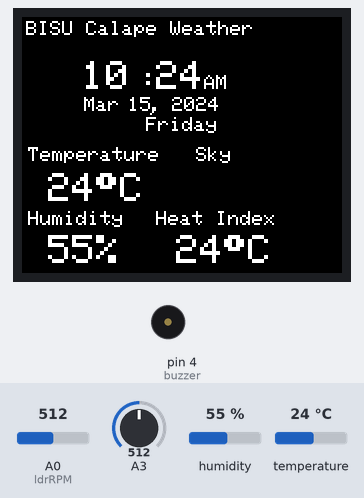
Bench run of a sketch on a simulated Arduino Uno, built with avr-gcc and run on an emulated ATmega328P. Shown: 160×128 colour display, buzzer (waves = sounding). The inputs (shaded band) are chosen by the test bench; at power-on: A3 = 512, humidity 55 %, A0 (ldrRPM) = 512, temperature 24 °C. The local clock reads 2024-03-15 10:24:30 at power-on unless the sketch sets it; what the sketch prints to the serial monitor is not drawn.

Above: at 1.8 s.
1.9 s: A3 set to 491
At 7.2 s:
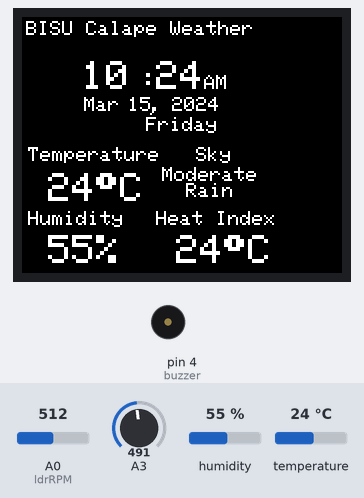
7.4 s: A3 set to 1010
At 12.1 s:
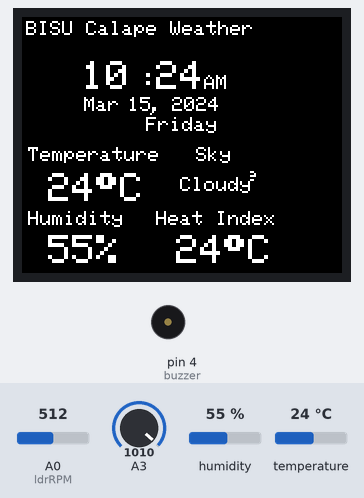
12.5 s: A3 set to 190
At 17.7 s:
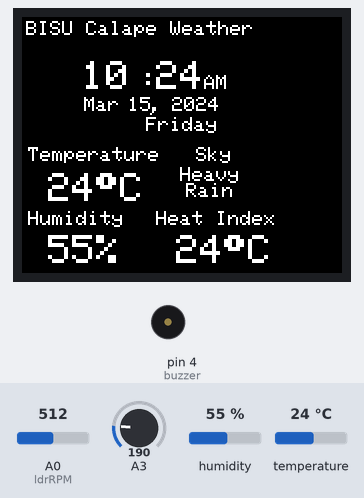
18.0 s: A3 set to 294
32.0 s: A3 set to 318
At 35.26 s:
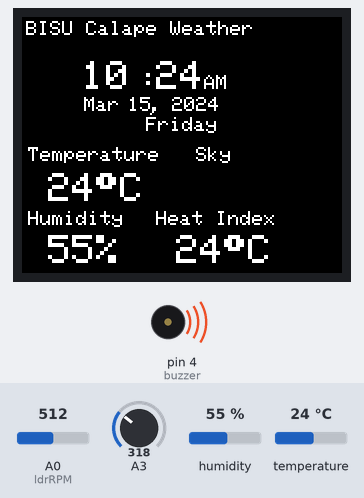
38.0 s: humidity set to 22 %
At 42.2 s:
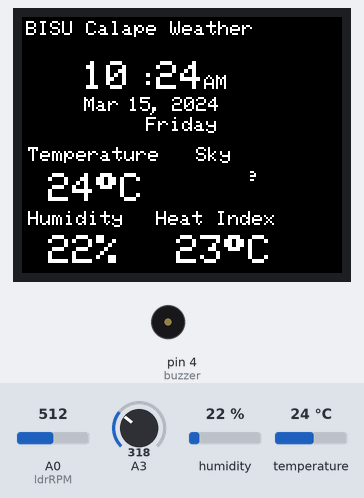
Timing chart, 0 to 43.7 s (numbered marks = the images above; inputs shaded):
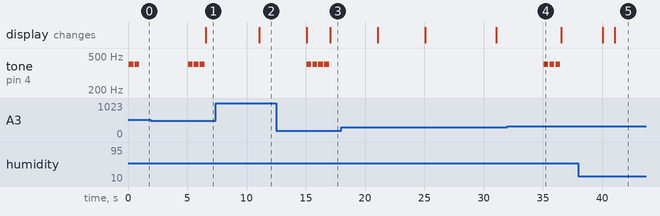

Measured:
- the behaviour switches between 501 and 500 on A3 (found by bisection; images 0 and 1)
- the behaviour switches between 300 and 301 on A3 (found by bisection; images 3 and 4)
- after the input at 1.9 s, tone on pin 4 (buzzer): alternates 400 Hz for 0.40 s and silent for 0.10 s, 6 changes in all, then stays silent, starting after 3.2 s; the display: changes after 4.7 s (image 1)
- after the input at 7.4 s, the display: changes after 3.7 s (image 2)
- after the input at 12.5 s, tone on pin 4 (buzzer): alternates 400 Hz for 0.40 s and silent for 0.10 s, 8 changes in all, then stays silent, starting after 2.6 s; the display: first changes after 2.6 s (image 3 shows a later state)
- after the input at 32.0 s, tone on pin 4 (buzzer): alternates 400 Hz for 0.40 s and silent for 0.10 s, 6 changes in all, then stays silent, starting after 3.1 s
- after the input at 38.0 s, the display: first changes after 2.1 s (image 5 shows a later state)
- by itself, tone on pin 4 (buzzer): alternates 400 Hz for 0.40 s and silent for 0.10 s, 4 changes in all, then stays silent

The sketch:

weatherMonitor.ino
```cpp
  #include <virtuabotixRTC.h>
#include <TFT.h>
#include <SPI.h>
#include "DHT.h"
#include <math.h>

//for
#define DHTPIN 2
#define DHTTYPE DHT11
DHT dht(DHTPIN, DHTTYPE);


//for tft
#define cs   10
#define dc   9
#define rst  8

virtuabotixRTC myRTC(5, 6, 7);


//for TFT
TFT tft = TFT(cs, dc, rst);
char tftPrintout[20];
//for rtc
char minutePrintout[4];
char hourPrintout[4];
char weekDayPrintout[10];
char dayPrintout[4];
char monthPrintout[4];
char yearPrintout[6];
char amPmPrintout[4];
//for temp and hum
char temperaturePrintout[6];
char humidityPrintout[6];
char heatIndexPrintout[6];
//for raindrop
char rainDetectPrintout[15];
char rainDetectPrintout2[15];
//testPrintout
char testPrintout[70];

//for RTC time
String secondsTime;
String minutesTime;
String hourTime;
String weekDayTime;
String dayTime;
String monthTime;
String yearTime;
String amPmTime;


//for windspeed
const int maxSamples = 10;  // Number of samples to average
unsigned long rotationTimes[maxSamples];  // Array to store rotation times
int sampleCount = 0;  // Counter for the number of samples collected
float rpm = 0;   // Variable to store the time for one full rotation
unsigned long lastRotationTime = 0;  // Variable to store the time of the last rotation
const float decayRate = 0.65;
float windSpeed = 0;
const float radius =8.0;
unsigned long fullRotationTime = 0;

boolean detected = false;

//float rpm = 0;


//ldr rpm
int threshold=200;
int ldrRPM=A0;
int sensorValue=0;

//ldr clear sky
int ldrSky=A2;

//dht reads
int humidity;
int temperature;
int heatIndex;

//for raind drop
bool raining=false;

//buzzer
int buzzer = 4;
String playing= "";

//previousTime
unsigned long previousTime = -60000;
unsigned long windPreviousTime = -1100;
unsigned long windPreviousTime2 = 0;
unsigned long tempPreviousTime = -11000;
unsigned long skyPreviousTime = -11000;
unsigned long rainPreviousTime= -11000;


void setup() {
Serial.begin(9600);   // 시리얼통신 초기화
pinMode(buzzer, OUTPUT);
tft.begin();
dht.begin();
tft.background(0,0,0);
tft.setRotation(2);
 tft.setTextSize(1);
  tft.stroke(255,255,255);
  tft.text("BISU Calape Weather",2,2);
  tft.text("Temperature",3,65);
  tft.text("Sky",87,65);
  tft.text("Humidity",3,97);
  tft.text("Heat Index",67,97);
  tft.text("Wind Speed",3,128);
  tft.setTextSize(2);
    // seconds, minutes, hours, day of the week, day of the month, month, year
//myRTC.setDS1302Time(18, 39, 10, 2, 05, 06, 2023);
}

void loop() {


 //displayTFT();
  getTime();
    tft.setTextSize(2);
  checkWindSpeed();
  getTempHumidity();
  checkRain();
  getSkyState();
//delay(100);
//tft.fillScreen(0);
}


/////////////////////////////////////////////////////////////
void checkWindSpeed(){

  sensorValue=analogRead(ldrRPM);
//    Serial.print("Sensor value ="); //Show “Sensor value=” on serial monitorde
// Serial.println(sensorValue);

  if(sensorValue>threshold && detected==false){
     detected=true;

      Serial.print("Sensor value ="); //Show “Sensor value=” on serial monitorde
 Serial.println(sensorValue);
    unsigned long currentTime = micros();  // Get the current time in microseconds
    rotationTimes[sampleCount % maxSamples] = currentTime;  // Store the rotation time in the array

    sampleCount++;  // Increment the sample count

    // Calculate the number of samples to use for averaging
    int numSamples = min(sampleCount, maxSamples);

    // Calculate the total rotation time
    unsigned long totalRotationTime = rotationTimes[(sampleCount - 1) % maxSamples] - rotationTimes[(sampleCount - numSamples) % maxSamples];

    // Calculate the average rotation time and convert it to RPM
    float averageRotationTime = (float)totalRotationTime / numSamples;
     rpm = 56858000.0 / averageRotationTime;


    lastRotationTime = millis();

    windSpeed = ((2 * 3.14159 * radius * rpm * 60) / 100000)*6;
    if (isnan(windSpeed) || isinf(windSpeed)) {
    windSpeed = 0.0; // Set the value to 0 if it is NaN (Not a Number) or infinity
    }
//  Serial.println("rpm is "+String(rpm));
//    Serial.println("Wind Speed:"+String(windSpeed)+"km/hr");
    String windSpeedStr=String(windSpeed)+"km/hr";
  windSpeedStr.toCharArray(tftPrintout,20);
    if(millis() - windPreviousTime <1000){
    return;
  }
  windPreviousTime=millis();
     tft.fillRect(10,140, 117, 15, 0);
    tft.text(tftPrintout,10,140);


  }
  else if (sensorValue<threshold){
    detected=false;
  }


  if(millis() - windPreviousTime2 <1000){
    return;
  }
  windPreviousTime2=millis();

  if (millis() - lastRotationTime > 5000 && rpm > 1) {
    rpm *= decayRate;  // Apply the decay rate to gradually reduce the RPM

    windSpeed = ((2 * 3.14159 * radius * rpm * 60) / 100000)*6;
     if (isnan(windSpeed) || isinf(windSpeed)) {
      windSpeed = 0.0; // Set the value to 0 if it is NaN (Not a Number) or infinity
    }
//  Serial.println("rpm is "+String(rpm));
//    Serial.println("Wind Spd:"+String(windSpeed)+"km/hr");

  String windSpeedStr=String(windSpeed)+"km/hr";


  windSpeedStr.toCharArray(tftPrintout,20);

//
//String test=String(windPreviousTime2)+" prev";
//test.toCharArray(testPrintout,20);
//  tft.fillRect(70,128, 50, 9, 0);
//  tft.setTextSize(1);
//   tft.text(testPrintout,70,128);
//tft.setTextSize(2);


    tft.fillRect(10,140, 117, 15, 0);
    tft.text(tftPrintout,10,140);


  }

}

///////////////////////////////////////////////////////////////
void getTime(){

  if(millis() - previousTime <58000){
    return;
  }
  previousTime=millis();
  tft.fillRect(26, 19, 77, 41, 0);
 myRTC.updateTime();

  // Convert hours to 12-hour format
  int hours12 = myRTC.hours;
  bool isPM = false;
  if (hours12 >= 12) {
    isPM = true;
    if (hours12 > 12) {
      hours12 -= 12;
    }
  }
  if (hours12 == 0) {
    hours12 = 12;
  }


  int dayofweek=myRTC.dayofweek;
  if(dayofweek==1){
    weekDayTime="Sunday";
  }else if(dayofweek==2){
    weekDayTime="Monday";
  }else if(dayofweek==3){
    weekDayTime="Tuesday";
  }else if(dayofweek==4){
    weekDayTime="Wednesday";
  }else if(dayofweek==5){
    weekDayTime="Thursday";
  }else if(dayofweek==6){
    weekDayTime="Friday";
  }else if(dayofweek==7){
    weekDayTime="Saturday";
  }

int monthTimeInt=myRTC.month;
  if(monthTimeInt==1){
    monthTime="Jan";
  }else if(monthTimeInt==2){
    monthTime="Feb";
  }else if(monthTimeInt==3){
    monthTime="Mar";
  }else if(monthTimeInt==4){
    monthTime="Apr";
  }else if(monthTimeInt==5){
    monthTime="May";
  }else if(monthTimeInt==6){
    monthTime="Jun";
  }else if(monthTimeInt==7){
    monthTime="Jul";
  }else if(monthTimeInt==8){
    monthTime="Aug";
  }else if(monthTimeInt==9){
    monthTime="Sep";
  }else if(monthTimeInt==10){
    monthTime="Oct";
  }else if(monthTimeInt==11){
    monthTime="Nov";
  }else if(monthTimeInt==12){
    monthTime="Dec";
  }


//   secondsTime =String(myRTC.seconds);
  minutesTime = myRTC.minutes < 10? "0"+String(myRTC.minutes):String(myRTC.minutes);
  hourTime =hours12 < 10? "0"+String(hours12):hours12;
  dayTime =myRTC.dayofmonth < 10? "0"+String(myRTC.dayofmonth):String(myRTC.dayofmonth);
  yearTime =String(myRTC.year);
  amPmTime=isPM?"PM":"AM";
  tft.setTextSize(2);


    hourTime.toCharArray(hourPrintout,4);
    tft.text(hourPrintout,30,22);

    tft.text(":",58,24);

    minutesTime.toCharArray(minutePrintout,4);
    tft.text(minutePrintout,67,22);

    tft.setTextSize(1);
    amPmTime.toCharArray(amPmPrintout,4);
    tft.text(amPmPrintout,91,29);

    monthTime.toCharArray(monthPrintout,4);
    tft.text(monthPrintout,31,40);

    dayTime.toCharArray(dayPrintout,4);
    tft.text(dayPrintout,53,40);

    tft.text(",",63,41);

    yearTime.toCharArray(yearPrintout,6);
    tft.text(yearPrintout,75,40);

    int textWidth = weekDayTime.length() * 6;
     int textX = (tft.width() - textWidth) / 2;
    weekDayTime.toCharArray(weekDayPrintout,10);
    tft.text(weekDayPrintout,textX,50);
}
////////////////////////////////////////////////
void getTempHumidity()
{

  if(millis() - tempPreviousTime <10000){
    return;
  }
  tempPreviousTime=millis();
//  if(isnan(humidity) || isnan(temperature) {
//    Serial.println("Failed to read from DHT sensor!");
//    return;
//  }

  temperature = int(dht.readTemperature());
  humidity = int(dht.readHumidity());
   float h = dht.readHumidity();
  float t = dht.readTemperature();
   float hic = dht.computeHeatIndex(t, h, false);
  heatIndex = round(hic);

  //clear
   tft.fillRect(13,78, 50, 16, 0);
   tft.fillRect(13,109, 50, 16, 0);
   tft.fillRect(77,109, 50, 16, 0);

  String temp= String(temperature)+"\367C";
  temp.toCharArray(temperaturePrintout,6);
    tft.text(temperaturePrintout,13,78);

String hum= String(humidity)+"%";
    hum.toCharArray(humidityPrintout,6);
    tft.text(humidityPrintout,13,109);

String heat= String(heatIndex)+"\367C";
    heat.toCharArray(heatIndexPrintout,6);
    tft.text(heatIndexPrintout,77,109);
}
////////////////////////////////////////////////
void checkRain(){

  if(millis() - rainPreviousTime <5000){
    return;
  }
  rainPreviousTime=millis();

    int value = analogRead(A3);//read value
   // Serial.println(value);
    String rainEq="";
    String rainEq1="Rain";

    bool isSound=false;
     tft.setTextSize(1);
     if (value < 1000){
      raining = true;
       tft.fillRect(64,75, 70, 19, 0);
     }
     else{
      raining = false;
      playing = "";
      return;
     }
     if(windSpeed > 25){
      rainEq="Light";
        soundBuzzer("Light",2);
        playing="Light";
     }

    else if (value < 1000 && value >500) {//check condition
      rainEq="Light";
        soundBuzzer("Light",2);
        playing="Light";


    }
    else if (value <= 500 && value > 300) {//check condition
      rainEq="Moderate";
      soundBuzzer("Moderate",3);
        playing="Moderate";
    }
    else if (value <= 300) {//check condition
      rainEq="Heavy";
      soundBuzzer("Heavy",4);
        playing="Heavy";
    }

      int textWidth = rainEq.length() * 6;
      int startingX = (122 + 67) / 2 - textWidth / 2;
      rainEq.toCharArray(rainDetectPrintout,15);
      tft.text(rainDetectPrintout,startingX,75);

      textWidth = rainEq1.length() * 6;
      startingX = (122 + 67) / 2 - textWidth / 2;
      rainEq1.toCharArray(rainDetectPrintout2,15);
      tft.text(rainDetectPrintout2,startingX,83);


//    else{
//      int textWidth = rainEq.length() * 6;
//      int startingX = (122 + 67) / 2 - textWidth / 2;
//      rainEq.toCharArray(rainDetectPrintout,15);
//      tft.text(rainDetectPrintout,startingX,80);
//    }
}

void soundBuzzer(String playing2, int count){
      if(playing2!=playing){
        for(int i=0;i<count;i++){
        tone(buzzer, 400);  // Start the buzzer at a frequency of 1000 Hz
        delay(400);  // Keep the buzzer on for 0.5 seconds
        noTone(buzzer);  // Stop the buzzer
        delay(100);  // Delay for 0.5 seconds
        }
      }
}
////////////////////////////////////////////////////
void getSkyState(){
  tft.setTextSize(1);
  if(millis() - skyPreviousTime <10000){
    return;
  }
   tft.fillRect(64,75, 50, 19,0);
  skyPreviousTime=millis();

  if(raining){
    return;
  }
  String sky;
  int skyValue=analogRead(ldrSky);
//  Serial.print("Sky ");
  Serial.println(skyValue);

  if(myRTC.hours<8 || myRTC.hours>16){
    skyValue *=1.10;
  }

  if(skyValue>=1100 && skyValue<1200){
    sky="Sunny";
  }
  else if(skyValue>= 1000 && skyValue <1100){
    sky="Clear";
  }
  else if(skyValue>= 100 && skyValue <1000){
    sky="Cloudy";
  }
  else if(skyValue<100){
    sky="Dark";
  }
    int textWidth = sky.length() * 6;
      int startingX = (127 + 67) / 2 - textWidth / 2;
      sky.toCharArray(rainDetectPrintout,15);
      tft.text(rainDetectPrintout,startingX,80);
}
```
